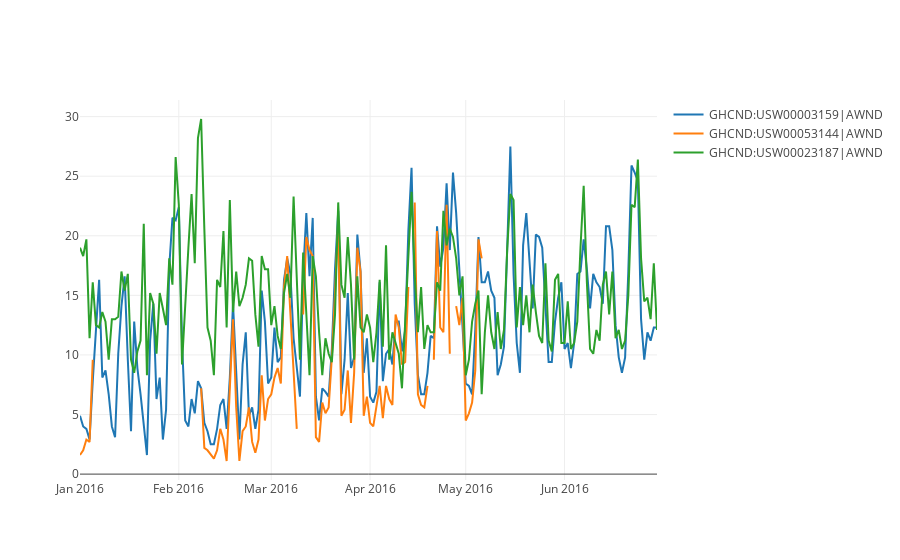
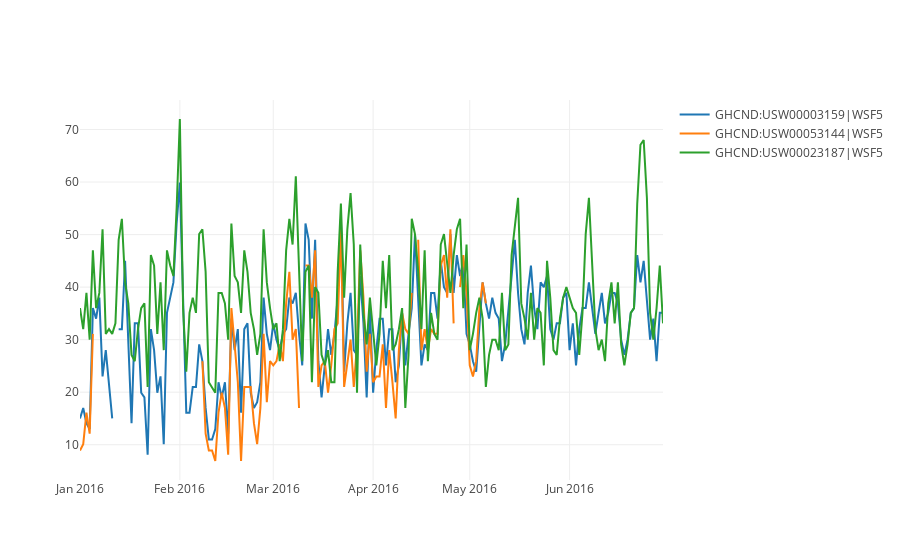

Here is the notebook cell these charts were saved with, in order:
### Code cell
stations = ["GHCND:USW00003159|", "GHCND:USW00053144|", "GHCND:USW00023187|"]
filtered_turbine = daily_mean_turbine_reading.loc[daily_mean_turbine_reading["turbine_num"] == random_turbines[0]]

for feature in features_list:
    traces = []
    for station in stations:
        try:
            trace = go.Scatter(x = filtered_turbine["date"],
                               y = filtered_turbine[station+feature],
                               mode = 'lines',
                               name = station+feature)
            traces.append(trace)
        except:
            print("Feature not available.")
    py.iplot(traces, filename='line-mode')

### Figure 1 — Plotly figure (JSON) as saved in the notebook; plotly's stock layout.template omitted (floating-point values rounded to 4 significant figures; data arrays with more than 128 entries replaced by an {"elided": "..."} marker saying what was removed)
{"data": [{"mode": "lines", "name": "GHCND:USW00003159|AWND", "type": "scatter", "uid": "2eb8f628-e2a2-11e8-b0d4-50e549ed1be1", "x": {"elided": "182 str values"}, "y": {"elided": "182 float values"}}, {"mode": "lines", "name": "GHCND:USW00053144|AWND", "type": "scatter", "uid": "2eb8f629-e2a2-11e8-a9b0-50e549ed1be1", "x": {"elided": "182 str values"}, "y": {"elided": "182 float values"}}, {"mode": "lines", "name": "GHCND:USW00023187|AWND", "type": "scatter", "uid": "2eb8f62a-e2a2-11e8-9a9f-50e549ed1be1", "x": {"elided": "182 str values"}, "y": {"elided": "182 float values"}}], "layout": {}}

### Figure 2 — Plotly figure (JSON) as saved in the notebook; plotly's stock layout.template omitted (floating-point values rounded to 4 significant figures; data arrays with more than 128 entries replaced by an {"elided": "..."} marker saying what was removed)
{"data": [{"mode": "lines", "name": "GHCND:USW00003159|WSF5", "type": "scatter", "uid": "2ec81192-e2a2-11e8-8e87-50e549ed1be1", "x": {"elided": "182 str values"}, "y": {"elided": "182 float values"}}, {"mode": "lines", "name": "GHCND:USW00053144|WSF5", "type": "scatter", "uid": "2ec81193-e2a2-11e8-9da5-50e549ed1be1", "x": {"elided": "182 str values"}, "y": {"elided": "182 float values"}}, {"mode": "lines", "name": "GHCND:USW00023187|WSF5", "type": "scatter", "uid": "2ec81194-e2a2-11e8-8155-50e549ed1be1", "x": {"elided": "182 str values"}, "y": {"elided": "182 float values"}}], "layout": {}}
